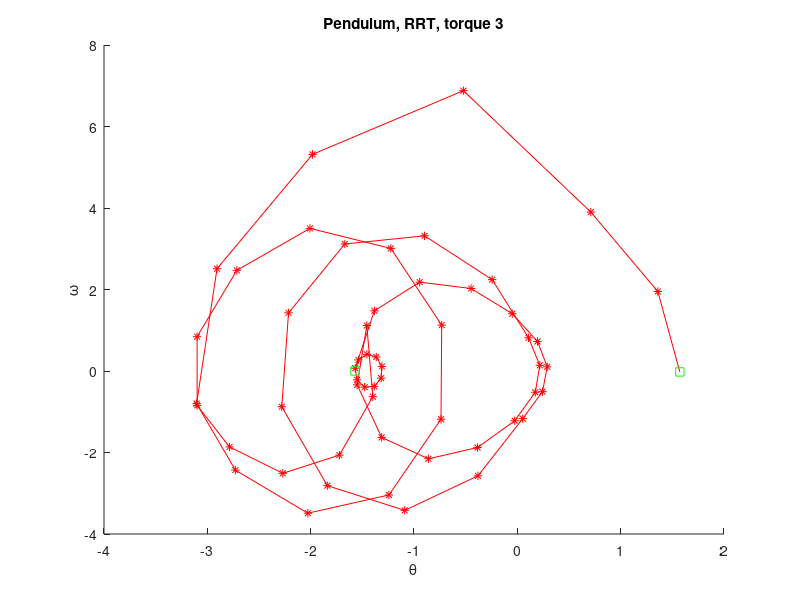
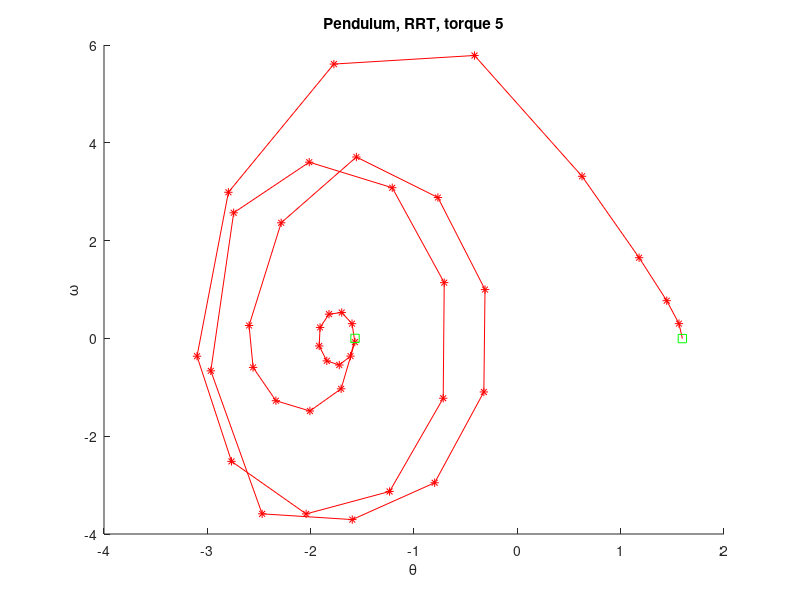
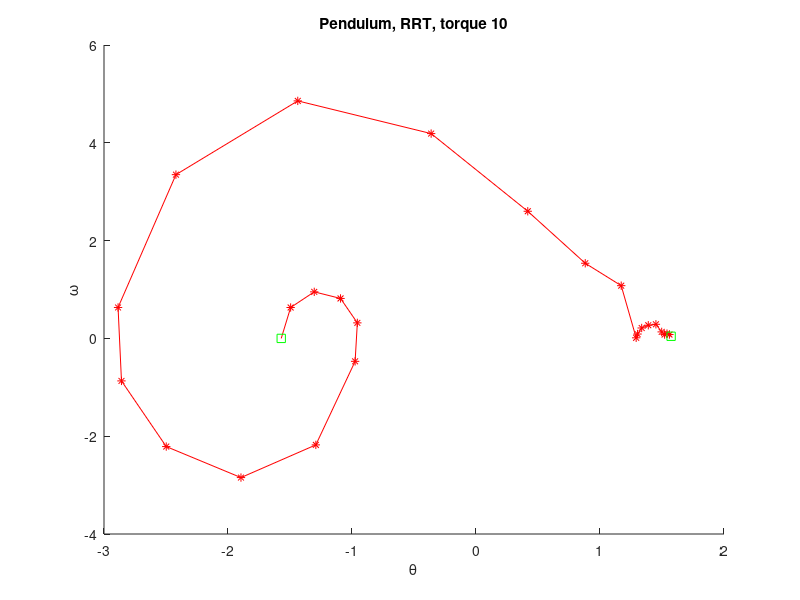
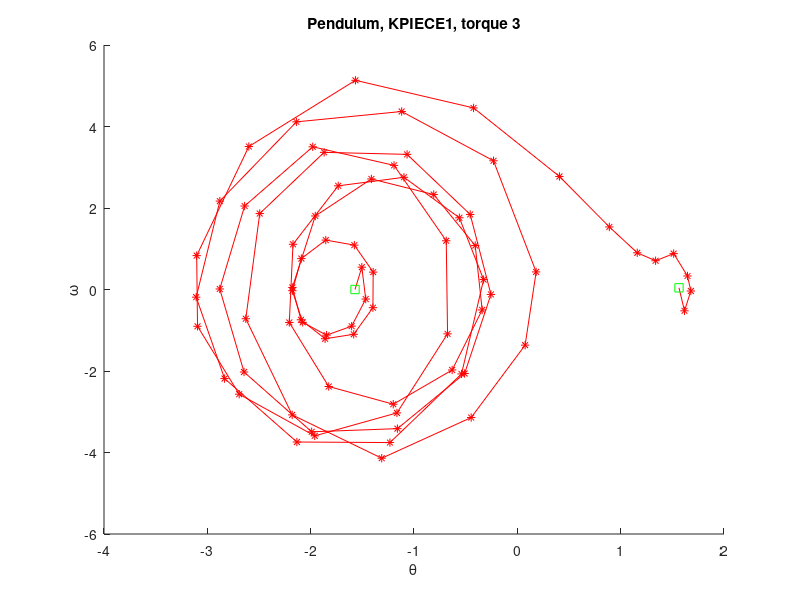

These figures' MATLAB source, in order:
%% Pendulum, RRT, torque 3
records = [
-1.5708 0 
-1.53802 0.272564 
-1.45597 0.409869 
-1.36526 0.344975 
-1.31039 0.111897 
-1.31799 -0.175195 
-1.38439 -0.377591 
-1.47729 -0.395356 
-1.551 -0.217698 
-1.56899 0.068049 
-1.38322 1.4772 
-0.945018 2.1809 
-0.447666 2.02428 
-0.0490477 1.40623 
0.195177 0.724865 
0.289359 0.102835 
0.243574 -0.50561 
0.0523315 -1.16848 
-0.380514 -2.5715 
-1.08972 -3.41987 
-1.83865 -2.81391 
-2.27967 -0.876009 
-2.21417 1.42669 
-1.66984 3.11725 
-0.898041 3.31739 
-0.24374 2.24266 
0.108613 0.814538 
0.217556 0.139738 
0.173974 -0.522012 
-0.025695 -1.22039 
-0.384999 -1.87749 
-0.8606 -2.15438 
-1.31317 -1.62947 
-1.54996 -0.340655 
-1.45671 1.11627 
-1.39817 -0.62913 
-1.72192 -2.06366 
-2.2696 -2.51065 
-2.78522 -1.86266 
-3.09896 -0.84349 
-3.09902 0.842976 
-2.71453 2.46943 
-2.0069 3.50015 
-1.22482 3.00864 
-0.731969 1.12546 
-0.738731 -1.18259 
-1.24255 -3.04216 
-2.02738 -3.48984 
-2.72889 -2.43145 
-3.10383 -0.800048 
-2.90635 2.50994 
-1.98208 5.31642 
-0.521967 6.87943 
0.71096 3.89924 
1.35969 1.95061 
1.5724 -0.0219868];
figure;
hold on
for ii = 2:size(records, 1)-1
    p1 = records(ii, :);
    plot(p1(1), p1(2), 'r*');
    p2 = records(ii+1,:);
    plot([p1(1) p2(1)], [p1(2) p2(2)], 'Color', [1 0 0]);
end
plot([records(1,1) records(2,1)], [records(1,2) records(2,2)], 'Color', [1 0 0]);
plot(records(1,1), records(1,2), 'gs');
plot(records(end,1), records(end, 2), 'gs');
xlabel('\theta');
ylabel('\omega');
title('Pendulum, RRT, torque 3');
hold off

%% Pendulum, RRT, torque 5
records = [
% -1.5708 0 
% -1.61507 -0.368164 
% -1.7259 -0.553822 
% -1.84863 -0.467894 
% -1.92365 -0.157475 
% -1.9153 0.227096 
% -1.82752 0.504486 
% -1.70219 0.538731 
% -1.5059 1.0938 
% -1.2412 1.10963 
% -1.03623 0.602452 
% -0.98449 -0.169044 
% -1.10842 -0.868136 
% -1.35342 -1.175 
% -1.60455 -0.913977 
% -1.7385 -0.20031 
% -1.689 0.61215 
% -1.48051 1.12182 
% -1.31373 0.266325 
% -1.36807 -0.718869 
% -1.61698 -1.35167 
% -1.99201 -1.77142 
% -2.3695 -1.39467 
% -2.59485 -0.513487 
% -2.59466 0.515122 
% -2.25027 2.39621 
% -1.56687 3.30578 
% -0.854474 2.64016 
% -0.431551 0.944562 
% -0.437599 -0.996242 
% -0.871042 -2.67614 
% -1.58746 -3.30161 
% -2.26507 -2.35366 
% -2.54892 -0.0449339 
% -2.28464 2.27888 
% -1.5706 3.68137 
% -0.729362 3.34842 
% -0.118468 1.87337 
% 0.119608 0.198631 
% -0.0266077 -1.47368 
% -0.553411 -3.05431 
% -1.36581 -3.76369 
% -2.14665 -2.74029 
% -2.68869 -1.83994 
% -2.78628 1.00465 
% -2.24373 3.59893 
% -1.24248 4.74377 
% -0.226705 3.8412 
% 0.475764 2.30419 
% 0.871236 1.22801 
% 1.07768 0.631119 
% 1.18397 0.32908 
% 1.24143 0.190698 
% 1.27904 0.149666 
% 1.31612 0.186142 
% 1.37202 0.320181 
% 1.29211 -1.04409 
% 0.851648 -2.93128 
% 0.0464784 -4.20297 
% -1.08115 -5.40377 
% -2.26553 -4.46447 
% -3.00075 -1.803 
% -3.07815 1.13197 
% -2.48732 3.93489 
% -1.36719 5.42251 
% -0.383585 2.85891 
% -0.103736 -0.446901 
% -0.585344 -3.68646 
% -1.7117 -5.73517 
% -2.77557 -3.21733 
% -3.13578 0.105002 
% -2.72778 3.41673 
% -1.62845 5.81784 
% -0.25946 5.68668 
% 0.742839 3.1273 
% 1.25536 1.49113 
% 1.48531 0.59254 
% 1.55194 0.0116961 
-1.5708 0 
-1.6143 -0.361827 
-1.72323 -0.544274 
-1.84383 -0.459697 
-1.91749 -0.154293 
-1.90915 0.223903 
-1.82273 0.496228 
-1.69954 0.529119 
-1.59966 0.301653 
-1.57246 -0.0754804 
-1.70552 -1.0312 
-2.00745 -1.48445 
-2.33647 -1.27428 
-2.55733 -0.593403 
-2.59608 0.264136 
-2.28536 2.36446 
-1.55763 3.70949 
-0.768775 2.88107 
-0.312845 0.998594 
-0.324086 -1.09511 
-0.800094 -2.9521 
-1.59744 -3.70526 
-2.46947 -3.58771 
-2.96648 -0.663331 
-2.74499 2.56881 
-2.01374 3.60384 
-1.21053 3.08107 
-0.707565 1.14014 
-0.717412 -1.22341 
-1.23641 -3.13031 
-2.04371 -3.58912 
-2.76617 -2.5145 
-3.09985 -0.364144 
-2.79604 2.9883 
-1.77545 5.6102 
-0.414593 5.78563 
0.626133 3.31523 
1.17843 1.65041 
1.44579 0.770902 
1.56412 0.302055 
1.59706 -0.00329716 
];
figure;
hold on
for ii = 2:size(records, 1)-1
    p1 = records(ii, :);
    plot(p1(1), p1(2), 'r*');
    p2 = records(ii+1,:);
    plot([p1(1) p2(1)], [p1(2) p2(2)], 'Color', [1 0 0]);
end
plot([records(1,1) records(2,1)], [records(1,2) records(2,2)], 'Color', [1 0 0]);
plot(records(1,1), records(1,2), 'gs');
plot(records(end,1), records(end, 2), 'gs');
xlabel('\theta');
ylabel('\omega');
title('Pendulum, RRT, torque 5');
hold off

%% Pendulum, RRT, torque 10
records = [
% -1.5708 0 
% -1.54133 0.24505 
% -1.46757 0.368464 
% -1.38604 0.309854 
% -1.33685 0.0996254 
% -1.34398 -0.158966 
% -1.40396 -0.340291 
% -1.4875 -0.35469 
% -1.55342 -0.193581 
% -1.56904 0.0636585 
% -1.8072 -2.04477 
% -2.43454 -3.20815 
% -2.87255 -0.528 
% -2.67 2.26395 
% -1.87769 4.40545 
% -0.800954 4.5714 
% 0.100188 3.15556 
% 0.65642 1.76073 
% 0.950914 0.879897 
% 1.08971 0.371327 
% 1.13502 0.0378502 
% 1.10851 -0.277272 
% 1.06384 -0.125935 
% 1.04609 -0.0341422 
% 1.04693 0.0416899 
% 1.06674 0.137021 
% 1.11485 0.297258 
% 1.21439 0.6023 
% 1.41502 1.21454 
% 1.58069 0.287679 
% 1.58179 -0.27774 
% 1.53602 -0.137292 
% 1.51303 -0.071186 
% 1.50037 -0.0435847 
% 1.49121 -0.0395371 
% 1.48058 -0.0568385 
% 1.50565 0.284164 
% 1.53596 -0.00928266
-1.5708 0 
-1.49482 0.631874 
-1.3045 0.951953 
-1.09245 0.817232 
-0.9569 0.317735 
-0.974929 -0.468929 
-1.29163 -2.17756 
-1.89542 -2.84594 
-2.49804 -2.21194 
-2.85911 -0.86902 
-2.88661 0.632415 
-2.4199 3.34867 
-1.43735 4.8572 
-0.36171 4.18852 
0.417437 2.60005 
0.880988 1.53676 
1.17108 1.07845 
1.2916 0.012103 
1.30279 0.0892644 
1.33617 0.213059 
1.3894 0.269202 
1.45094 0.288661 
1.49744 0.132901 
1.5208 0.0789436 
1.54029 0.0977438 
1.55981 0.0793266 
1.57339 0.0437836 
 ];
figure;
hold on
for ii = 2:size(records, 1)-1
    p1 = records(ii, :);
    plot(p1(1), p1(2), 'r*');
    p2 = records(ii+1,:);
    plot([p1(1) p2(1)], [p1(2) p2(2)], 'Color', [1 0 0]);
end
plot([records(1,1) records(2,1)], [records(1,2) records(2,2)], 'Color', [1 0 0]);
plot(records(1,1), records(1,2), 'gs');
plot(records(end,1), records(end, 2), 'gs');
xlabel('\theta');
ylabel('\omega');
title('Pendulum, RRT, torque 10');
hold off

%% Pendulum, KPIECE1, torque 3
records = [
-1.5708 0 
-1.50497 0.547467 
-1.46729 -0.234083 
-1.6036 -0.899571 
-1.84633 -1.12026 
-2.07719 -0.806542 
-2.17709 -0.0302153 
-2.09011 0.758924 
-1.8539 1.21293 
-1.57727 1.08885 
-1.39511 0.426447 
-1.39746 -0.445968 
-1.58316 -1.09871 
-1.86041 -1.20839 
-2.09414 -0.743016 
-2.17688 0.0499055 
-1.95523 1.80451 
-1.4124 2.71294 
-0.809215 2.32965 
-0.407566 1.07837 
-0.340189 -0.501327 
-0.630601 -1.97462 
-1.20079 -2.81507 
-1.8252 -2.38036 
-2.20684 -0.80935 
-2.17109 1.10938 
-1.73342 2.54422 
-1.09702 2.7536 
-0.561028 1.76033 
-0.326305 0.244178 
-0.540071 -2.07116 
-1.2329 -3.756 
-2.13347 -3.74252 
-2.83315 -2.18563 
-3.10789 -0.188203 
-2.87885 2.16952 
-2.13808 4.11369 
-1.11945 4.36836 
-0.230641 3.15825 
0.18204 0.431382 
0.0753152 -1.36538 
-0.446731 -3.14207 
-1.3124 -4.14017 
-2.1788 -3.07699 
-2.62781 -0.717304 
-2.49288 1.86399 
-1.86972 3.36572 
-1.06709 3.31577 
-0.456135 1.84175 
-0.255388 -0.120841 
-0.510205 -2.06113 
-1.16035 -3.41443 
-1.99015 -3.4919 
-2.64493 -2.02484 
-2.87981 0.0131653 
-2.63904 2.04867 
-1.98004 3.50225 
-1.19318 3.04624 
-0.687967 1.1958 
-0.675235 -1.08803 
-1.1652 -3.02838 
-1.96065 -3.59167 
-2.69174 -2.56924 
-3.09493 -0.90239 
-3.10306 0.831744 
-2.5983 3.50888 
-1.56669 5.13366 
-0.423656 4.45629 
0.407437 2.77416 
0.890318 1.53534 
1.16052 0.900715 
1.33801 0.70546 
1.513 0.880676 
1.64675 0.332184 
1.67934 -0.036706 
1.61758 -0.523267 
1.56441 0.0410934 
];
figure;
hold on
for ii = 2:size(records, 1)-1
    p1 = records(ii, :);
    plot(p1(1), p1(2), 'r*');
    p2 = records(ii+1,:);
    plot([p1(1) p2(1)], [p1(2) p2(2)], 'Color', [1 0 0]);
end
plot([records(1,1) records(2,1)], [records(1,2) records(2,2)], 'Color', [1 0 0]);
plot(records(1,1), records(1,2), 'gs');
plot(records(end,1), records(end, 2), 'gs');
xlabel('\theta');
ylabel('\omega');
title('Pendulum, KPIECE1, torque 3');
hold off

%% Pendulum, KPIECE1, torque 5
records = [
-1.5708 0 
-1.47678 0.781922 
-1.24118 1.17944 
-0.977354 1.02541 
-0.8028 0.441408 
-0.875219 -1.05107 
-1.25376 -2.11651 
-1.77108 -2.18734 
-2.29516 -2.1933 
-2.49627 0.494286 
-2.08076 3.00395 
-1.21759 4.18203 
-0.302777 3.54127 
0.366155 2.28704 
0.778326 1.38158 
0.838998 -0.837215 
0.482227 -2.34856 
-0.27936 -4.30887 
-1.44562 -5.51268 
-2.53352 -3.58566 
-3.00757 -0.478058 
-2.74887 2.70573 
-1.8124 5.18135 
-0.550296 5.36808 
0.549974 4.20498 
1.24578 2.05021 
1.56966 0.885175 
1.68738 0.182258 
1.6609 -0.422294 
1.57413 -0.364589 
1.34688 -1.69569 
0.757174 -3.62401 
-0.213073 -4.91362 
-1.45681 -5.56846 
-2.57582 -3.79519 
-3.11558 -0.84617 
-2.94062 2.36253 
-2.06664 5.05269 
-0.783714 5.64109 
0.182984 2.67159 
0.471724 -0.122817 
0.331845 -1.11456 
-0.0539149 -2.26176 
-0.708782 -3.34467 
-1.63318 -4.37942 
-2.56143 -3.39689 
-3.1189 -1.39343 
-3.12876 1.30762 
-2.44701 4.54174 
-1.15863 6.20806 
0.208112 5.45554 
1.13157 2.79247 
1.5896 1.35708 
1.81091 0.649047 
1.91395 0.283716 
1.95235 0.0635357 
1.94559 -0.124652 
1.91387 -0.162231 
1.86473 -0.282493 
1.77288 -0.549381 
1.59001 -1.10843 
1.45333 -0.130961 
1.52445 0.775762 
1.61036 0.00336137
];
figure;
hold on
for ii = 2:size(records, 1)-1
    p1 = records(ii, :);
    plot(p1(1), p1(2), 'r*');
    p2 = records(ii+1,:);
    plot([p1(1) p2(1)], [p1(2) p2(2)], 'Color', [1 0 0]);
end
plot([records(1,1) records(2,1)], [records(1,2) records(2,2)], 'Color', [1 0 0]);
plot(records(1,1), records(1,2), 'gs');
plot(records(end,1), records(end, 2), 'gs');
xlabel('\theta');
ylabel('\omega');
title('Pendulum, KPIECE1, torque 5');
hold off

%% Pendulum, KPIECE1, torque 10
records = [
-1.5708 0 
-1.60076 -0.249223 
-1.67579 -0.374742 
-1.7587 -0.315174 
-1.80875 -0.101466 
-1.80154 0.161459 
-1.74059 0.345966 
-1.65563 0.360841 
-1.58853 0.197192 
-1.57256 -0.0643787 
-1.39349 1.55384 
-0.916211 2.43111 
-0.348536 2.37952 
0.145757 1.901 
0.535634 1.53847 
0.884557 1.5804 
1.16208 0.921545 
1.34261 0.712249 
1.51798 0.877333 
1.61035 -0.0396859 
1.59339 -0.114133 
1.50417 -0.694876 
1.24554 -1.64877 
0.683615 -3.41092 
-0.228565 -4.60125 
-1.38741 -5.17132 
-2.423 -3.4756 
-2.89143 -0.521213 
-2.65562 2.54278 
-1.77568 4.85322 
-0.59867 4.98204 
0.408452 3.74584 
1.07672 2.23538 
1.51412 1.72458 
1.672 -0.292933 
1.36744 -2.4687 
0.441987 -5.85257 
-0.989417 -6.45976 
-2.34062 -4.80386 
-3.06132 -1.35851 
-2.88942 2.84574 
-1.76614 6.63572 
-0.0750464 7.59183 
1.21675 3.90813 
1.85949 1.91815 
2.17423 0.923756 
2.3158 0.34837 
2.42073 0.591607 
2.53255 0.406467 
2.59778 0.173982 
2.61626 -0.00981467 
2.60047 -0.130445 
2.57272 -0.116352 
2.54442 -0.135554 
2.50728 -0.195412 
2.44983 -0.31734 
2.35306 -0.548482 
2.18161 -0.991327 
1.82058 -2.26923 
1.56951 -0.00699573
];
figure;
hold on
for ii = 2:size(records, 1)-1
    p1 = records(ii, :);
    plot(p1(1), p1(2), 'r*');
    p2 = records(ii+1,:);
    plot([p1(1) p2(1)], [p1(2) p2(2)], 'Color', [1 0 0]);
end
plot([records(1,1) records(2,1)], [records(1,2) records(2,2)], 'Color', [1 0 0]);
plot(records(1,1), records(1,2), 'gs');
plot(records(end,1), records(end, 2), 'gs');
xlabel('\theta');
ylabel('\omega');
title('Pendulum, KPIECE1, torque 10');
hold off

%%
records = [
% -1.5708 0 
% -1.49482 0.631874 
% -1.3045 0.951953 
% -1.09245 0.817232 
% -0.9569 0.317735 
% -0.956544 -0.314746 
% -1.24435 -2.09192 
% -1.84165 -2.87765 
% -2.46267 -2.32868 
% -2.85399 -1.00772 
% -2.91309 0.499113 
% -2.47377 3.25437 
% -1.50031 4.88393 
% -0.405338 4.31138 
% 0.41275 2.80885 
% 0.926278 1.77679 
% 1.22621 0.930132 
% 1.38946 0.548287 
% 1.50038 0.457228 
% 1.6184 0.613016 
% 1.80733 1.09954 
-1.5708 0 
-1.49482 0.631874 
-1.3045 0.951953 
-1.09245 0.817232 
-0.9569 0.317735 
-0.977572 -0.491092 
-1.29841 -2.18977 
-1.90312 -2.84134 
-2.50311 -2.19538 
-2.8599 -0.849369 
-2.88292 0.651298 
-2.41235 3.36181 
-1.42857 4.85319 
-0.355662 4.17145 
0.429011 2.66753 
0.910671 1.63368 
1.2315 1.26119 
1.3735 0.024858 
1.38347 0.0654363 
1.40298 0.111417 
1.42621 0.099179 
1.44936 0.110653 
1.47186 0.0932851 
1.48307 0.00839322 
1.48905 0.0458332 
1.49952 0.0491152 
1.51364 0.0789379 
1.52931 0.0630853 
1.54199 0.0519204 
1.54881 0.00995243
];
figure;
hold on
for ii = 2:size(records, 1)-1
    p1 = records(ii, :);
    plot(p1(1), p1(2), 'r*');
    p2 = records(ii+1,:);
    plot([p1(1) p2(1)], [p1(2) p2(2)], 'Color', [1 0 0]);
end
plot([records(1,1) records(2,1)], [records(1,2) records(2,2)], 'Color', [1 0 0]);
plot(records(1,1), records(1,2), 'gs');
plot(records(end,1), records(end, 2), 'gs');
xlabel('\theta');
ylabel('\omega');
title('Pendulum, RGRRT, torque 3');
hold off


%% test
records = [
-1.5708 0 
-1.49482 0.631874 
-1.3045 0.951953 
-1.09245 0.817232 
-0.9569 0.317735 
-0.956544 -0.314746 
-1.24435 -2.09192 
-1.84165 -2.87765 
-2.46267 -2.32868 
-2.85399 -1.00772 
-2.91309 0.499113 
-2.62984 1.927 
-1.98771 3.48186 
-1.07532 4.11325 
-0.231517 3.03693 
0.289193 1.50004 
0.472597 0.121315 

];

figure;
hold on
for ii = 2:size(records, 1)-1
    p1 = records(ii, :);
    plot(p1(1), p1(2), 'r*');
    p2 = records(ii+1,:);
    plot([p1(1) p2(1)], [p1(2) p2(2)], 'Color', [1 0 0]);
end
plot([records(1,1) records(2,1)], [records(1,2) records(2,2)], 'Color', [1 0 0]);
plot(records(1,1), records(1,2), 'gs');
plot(records(end,1), records(end, 2), 'gs');
xlabel('\theta');
ylabel('\omega');
title('Pendulum, RGRRT, torque 3');
hold off

%% car, RRT
figure;
hold on
axis equal
xlim([-5, 5]);
ylim([-10, 10]);
rectangle('Position', [-5 6 10 2], 'FaceColor',[0 .5 .5]);
rectangle('Position', [-5 -4 3 7], 'FaceColor',[0 .5 .5]);
rectangle('Position', [2.5 -4 2.5 7], 'FaceColor',[0 .5 .5]);
rectangle('Position', [-5 -10 10 4], 'FaceColor',[0 .5 .5]);

records = [
    -4 -5 0 0 
-3.94748 -5.09699 0.65851 -1.60387 
-3.9152 -5.34035 0.711346 -1.27818 
-3.79842 -5.57759 0.764182 -0.952494 
-3.59855 -5.77844 0.817018 -0.626806 
-3.32798 -5.91326 0.869853 -0.301118 
-3.00974 -5.95702 0.922689 0.0245702 
-2.67562 -5.89314 0.975525 0.350258 
-2.36301 -5.71641 1.02836 0.675946 
-2.11072 -5.43486 1.0812 1.00163 
-1.86895 -5.23382 0.697659 0.337671 
-1.69021 -5.22525 0.31412 -0.326291 
-1.65138 -5.24572 -0.0694181 -0.990254 
-1.66676 -5.15439 -0.452956 -1.65422 
-1.56789 -4.94896 -0.836495 -2.31818 
-1.24392 -4.78413 -1.22003 -2.98214 
-1.07187 -4.69089 0.102181 -1.86545 
-0.96247 -4.93142 1.4244 -0.748752 
-0.254845 -5.02409 2.74661 0.367943 
0.410186 -4.06778 4.06883 1.48464 
0.154378 -2.50816 4.79765 1.96878 
0.132471 -0.607893 6.00708 1.22392 
1.68477 1.12401 7.21651 0.479061 
2.45912 3.09179 5.69484 1.97373 
2.20863 4.82526 4.15718 1.42625 
2.67505 5.93621 2.61952 0.878764 
3.2872 5.99689 1.26951 -0.897539 
3.31223 5.80006 -0.0805027 -2.67384 
3.31247 5.78012 0.184481 -1.4344 
3.19258 5.80079 -0.879703 0.246458 
3.12267 5.78161 0.482018 -0.0792107 
3.29447 5.76995 0.474612 -0.0563344 
3.46382 5.76233 0.467207 -0.033458 
3.63064 5.75866 0.459801 -0.0105817 
3.79483 5.75879 0.452396 0.0122946 
3.95631 5.76262 0.44499 0.0351709 
4.02865 5.76698 -0.0423139 0.119357 
4.20149 5.63736 1.28243 -1.00341 
4.16224 4.97318 2.60717 -2.12618 
3.70598 4.58019 0.808407 -2.86577 
3.58936 4.34106 0.855459 -1.19985 
3.85253 4.24228 0.902511 0.46607 
3.92991 4.52813 0.949563 2.13199 
3.90397 4.73315 0.249887 1.04682 
3.86331 4.73597 -0.449789 -0.0383568 
3.74551 4.74262 -0.205756 -0.0795773 
3.71548 4.74534 0.0382777 -0.120798 
3.75002 4.74591 0.153963 0.108042 
3.7568 4.74658 -0.116113 0.122072 
3.74881 4.74553 0.0713887 0.0810422 
3.77365 4.74751 0.0670218 0.077944 
3.79692 4.74929 0.0626549 0.0748458 
3.81863 4.75089 0.0582881 0.0717477 
3.83878 4.7523 0.0539212 0.0686495 
3.85736 4.75355 0.0495543 0.0655513 
3.87438 4.75464 0.0451875 0.0624531 
3.88984 4.75559 0.0408206 0.0593549 
];
for ii = 2:size(records, 1)-1
    p1 = records(ii, :);
    plot(p1(1), p1(2), 'r*');
    p2 = records(ii+1,:);
    plot([p1(1) p2(1)], [p1(2) p2(2)], 'Color', [1 0 0]);
end
plot([records(1,1) records(2,1)], [records(1,2) records(2,2)], 'Color', [1 0 0]);
plot(records(1,1), records(1,2), 'gs');
plot(records(end,1), records(end, 2), 'gs');
xlabel('x');
ylabel('y');
title('Car, RRT');
hold off

%% car, RGRRT
figure;
hold on
axis equal
xlim([-5, 5]);
ylim([-10, 10]);
rectangle('Position', [-5 6 10 2], 'FaceColor',[0 .5 .5]);
rectangle('Position', [-5 -4 5 8], 'FaceColor',[0 .5 .5]);
rectangle('Position', [2.5 -4 2.5 8], 'FaceColor',[0 .5 .5]);
rectangle('Position', [-5 -10 10 4], 'FaceColor',[0 .5 .5]);

records = [
-4 -5 0 0 
-3.65513 -4.97658 1.72881 0.101695 
-2.52756 -5.18978 4.0678 -0.40678 
-0.227446 -4.02774 10.0678 1.11864 
0.13069 0.798856 14.6441 1.83051 
1.55052 -0.120578 14.9492 -2.94915 
1.81051 -0.353741 11.3898 3.05085 
0.0129865 2.43025 8.0339 1.11864 
-0.476171 4.26759 2.64407 2.84746 
-0.521875 4.58045 -0.711864 -1.72881 
-0.479755 4.63992 0.610169 -2.12911e-14 
-0.175248 4.65645 0.915254 0.101695 
0.169901 4.67436 0.813559 -2.21283e-14 
0.474478 4.68952 0.711864 0.101695 
0.738412 4.70329 0.610169 -2.2961e-14 
0.961773 4.71432 0.508475 0.101695 
1.18513 4.72534 0.610169 -2.37936e-14 
1.40849 4.73636 0.508475 0.101695 
1.59121 4.746 0.40678 -2.46263e-14 
1.77393 4.75565 0.508475 0.101695 
1.95665 4.76529 0.40678 -2.5459e-14 
2.09879 4.77218 0.305085 0.101695 
2.24094 4.77907 0.40678 -2.62916e-14 
3.03225 4.7281 3.55932 -0.101695 
4.09514 5.08111 2.23729 0.813559 
4.31386 5.34862 -0.508475 1.11864 
4.18632 5.16586 -0.610169 0.813559 
4.06654 5.09359 -0.101695 0.101695 
4.04625 5.09222 8.4472e-14 -2.63055e-14
% -4 -5 0 0 
% -3.68849 -4.98591 1.55932 0.0677966 
% -3.05268 -5.00793 1.62712 -0.135593 
% -2.49814 -5.02995 1.15254 0.0677966 
% -2.05103 -5.01464 1.08475 -6.13713e-16 
% -0.845469 -4.96502 4.94915 0.0677966 
% 1.16707 -3.26797 8.94915 1.22034 
% 1.35046 -0.162549 6.84746 1.83051 
% 2.06734 1.46989 2.98305 0.271186 
% 2.4575 2.4649 3.18644 2.10169 
% 2.67992 3.90271 4.61017 0.813559 
% 3.4314 4.84454 1.42373 1.01695 
% 3.64665 5.01835 -6.59264e-14 -9.31286e-15 
];
for ii = 2:size(records, 1)-1
    p1 = records(ii, :);
    plot(p1(1), p1(2), 'r*');
    p2 = records(ii+1,:);
    plot([p1(1) p2(1)], [p1(2) p2(2)], 'Color', [1 0 0]);
end
plot([records(1,1) records(2,1)], [records(1,2) records(2,2)], 'Color', [1 0 0]);
plot(records(1,1), records(1,2), 'gs');
plot(records(end,1), records(end, 2), 'gs');
xlabel('x');
ylabel('y');
title('Car, RGRRT');
hold off

%%
figure;
hold on
axis equal
xlim([-5, 5]);
ylim([-10, 10]);
rectangle('Position', [-5 6 10 2], 'FaceColor',[0 .5 .5]);
rectangle('Position', [-5 -4 3 7], 'FaceColor',[0 .5 .5]);
rectangle('Position', [2.5 -4 2.5 7], 'FaceColor',[0 .5 .5]);
rectangle('Position', [-5 -10 10 4], 'FaceColor',[0 .5 .5]);
title('car environment');

records = [
    -4 -5 0 0 
-3.99338 -5.01413 0.13 -1.69 
-3.99011 -5.01569 -0.13 -2.34 
-3.83273 -4.91847 -1.3 -2.73 
-3.48809 -4.7393 -1.69 -2.6 
-3.06758 -4.52302 -1.95 -2.73 
-2.7361 -4.35518 -0.91 -2.6 
-2.45926 -4.29983 -1.3 3.03319 
-2.15596 -4.29474 -1.04 -2.99 
-1.96088 -4.24135 -0.52 -2.73 
-1.77146 -4.10193 -1.3 -2.34 
-1.52082 -3.80519 -1.69 -2.21 
-1.33942 -3.42658 -1.56 -1.82 
-1.07027 -3.0272 -2.21 -2.47 
-0.792443 -2.80637 -0.52 -2.47 
-0.580527 -2.70435 -1.3 -2.86 
-0.226169 -2.54727 -1.69 -2.6 
0.273467 -2.41031 -2.34 -3.12 
0.706171 -2.52869 -1.17 2.51319 
0.877041 -2.73435 -0.91 1.99319 
0.856257 -2.68811 1.3 1.99319 
0.721403 -2.32384 1.69 1.86319 
0.64312 -1.99527 0.91 1.73319 
0.636775 -1.64139 1.82 1.47319 
0.566556 -1.02394 2.99 1.86319 
0.481286 -0.59391 0.39 1.60319 
0.539268 -0.457289 0.78 0.823185 
0.812279 -0.113353 2.6 0.953185 
1.19253 0.505323 2.99 1.08319 
1.31528 1.24236 2.86 1.73319 
1.04815 1.77729 1.82 2.38319 
0.681888 2.17466 2.34 2.25319 
0.391866 2.72417 2.47 1.86319 
0.138726 3.15702 1.43 2.38319 
0.0601034 3.48268 1.3 1.21319 
0.260724 3.85318 1.95 0.953185 
0.380299 4.41737 2.6 1.73319 
0.358284 5.07425 2.47 1.47319 
0.1262 5.46061 1.3 2.90319 
0.0135426 5.49707 -0.39 2.51319 
0.286973 5.29837 -2.21 2.51319 
0.865527 5.24114 -2.47 -2.73 
1.49412 5.29571 -2.47 2.90319 
2.12246 5.05158 -2.73 2.64319 
2.65781 4.80102 -1.82 2.77319 
3.05588 4.75185 -1.3 -2.99 
3.31007 4.839 -0.78 -2.6 
3.45489 4.92612 -0.52 -2.6 
3.49756 4.9535 0.13 -2.47 
3.46882 4.9124 0.26 -1.95 
3.45909 4.8801 5.58013e-14 -1.69 
3.45673 4.89676 -0.13 -1.3 
3.43506 4.92118 -0.13 -0.39 
3.4188 4.9255 5.57963e-14 -4.61428e-14 
];
for ii = 2:size(records, 1)-1
    p1 = records(ii, :);
    plot(p1(1), p1(2), 'r*');
    p2 = records(ii+1,:);
    plot([p1(1) p2(1)], [p1(2) p2(2)], 'Color', [1 0 0]);
end
plot([records(1,1) records(2,1)], [records(1,2) records(2,2)], 'Color', [1 0 0]);
plot(records(1,1), records(1,2), 'gs');
plot(records(end,1), records(end, 2), 'gs');
xlabel('x');
ylabel('y');
title('Car, RGRRT');
hold off
hold off

%%
